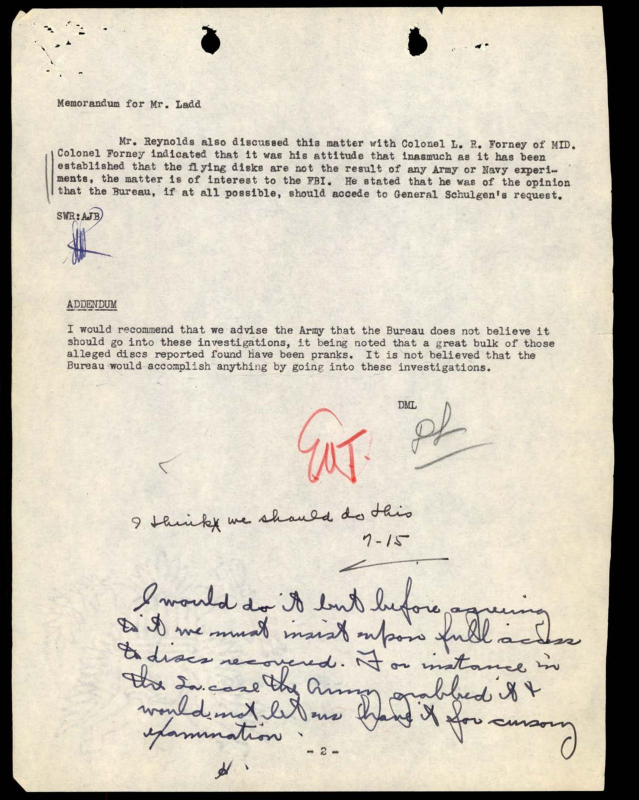
#> input picture docs/media/hoover-note.jpg, 1278 x 1600 px (shown at 1/2 size)
$ python build_og_card.py
#> lines starting #> are read from the running program, lines starting #| are printed output that depends on the picture
"""Build the social-preview card (og:image): docs/media/og-card.jpg, 1200x630.

Composition: J. Edgar Hoover's July 1947 handwritten note (from the already-
rendered hoover-note.jpg tour asset) with the site's amber highlight treatment,
under a title band. This is a designed card, not a record render - the site
branding on it makes that unmistakable; the unmarked render stays in docs/media.

Usage: python -u tools/build_og_card.py
"""
import sys
from pathlib import Path

from PIL import Image, ImageDraw, ImageFont

sys.stdout.reconfigure(encoding="utf-8", errors="replace")

ROOT = Path(__file__).resolve().parents[1]
SRC = ROOT / "docs" / "media" / "hoover-note.jpg"
OUT = ROOT / "docs" / "media" / "og-card.jpg"

W, H = 1200, 630
BG = (6, 8, 13)         # --bg
PAPER = (236, 229, 211)  # --paper
AMBER = (232, 163, 61)   # --amber
DIM = (139, 147, 165)    # --dim

# crop of the note region on the page render (normalized, a touch of context)
CROP = (0.15, 0.72, 0.96, 0.968)


def font(name, size):
    for cand in (name, "C:/Windows/Fonts/" + name):
        try:
            return ImageFont.truetype(cand, size)
        except OSError:
            continue
    return ImageFont.load_default()


def main():
    page = Image.open(SRC).convert("RGB")
#> page is the input picture: PIL image 1278x1600 RGB; mean R, G, B 208.1, 201.2, 187
    pw, ph = page.size
#> pw = 1278; ph = 1600
    note = page.crop((int(CROP[0] * pw), int(CROP[1] * ph),
                      int(CROP[2] * pw), int(CROP[3] * ph)))
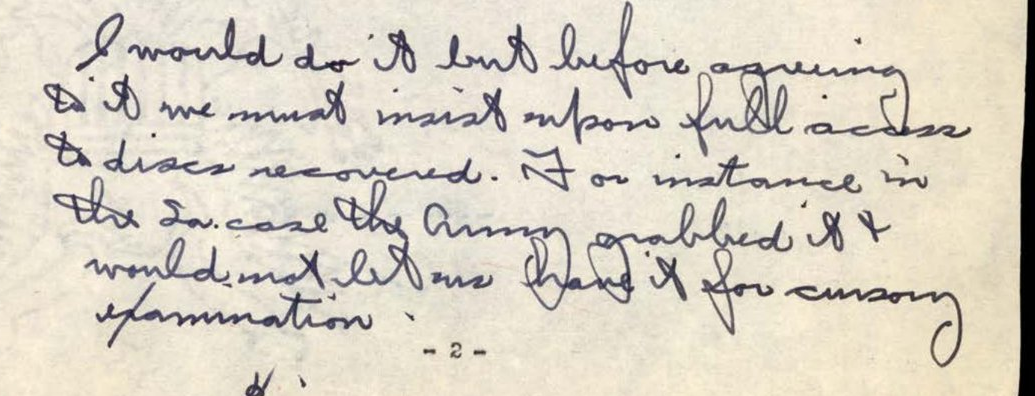
#> note: PIL image 1035x396 RGB; mean R, G, B 217.6, 210.4, 196.5

    card = Image.new("RGB", (W, H), BG)
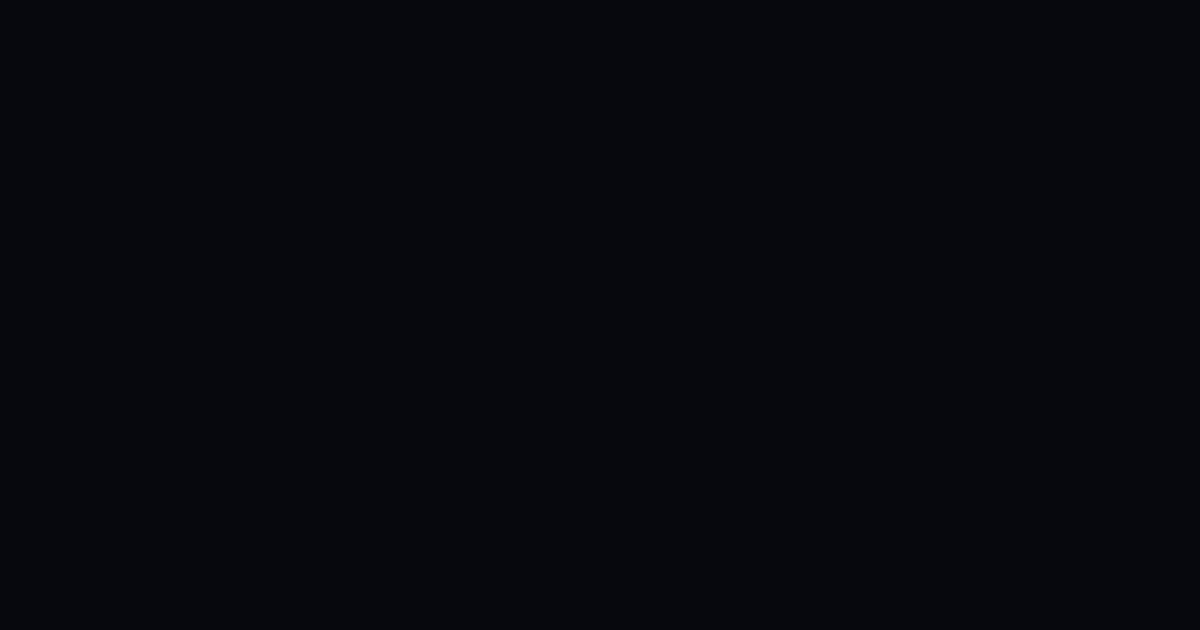
#> card: PIL image 1200x630 RGB; mean R, G, B 6, 8, 13
    draw = ImageDraw.Draw(card)

    # --- document band: fit between title block and caption line ---
    band_top = 196
    cap_h = 44
    avail_w, avail_h = W - 120, H - band_top - cap_h - 10
    scale = min(avail_w / note.width, avail_h / note.height)
#> scale = 0.96
    note = note.resize((int(note.width * scale), int(note.height * scale)), Image.LANCZOS)
#> note: PIL image 993x380 RGB
    nx, ny = (W - note.width) // 2, band_top
#> nx = 103; ny = 196
    card.paste(note, (nx, ny))
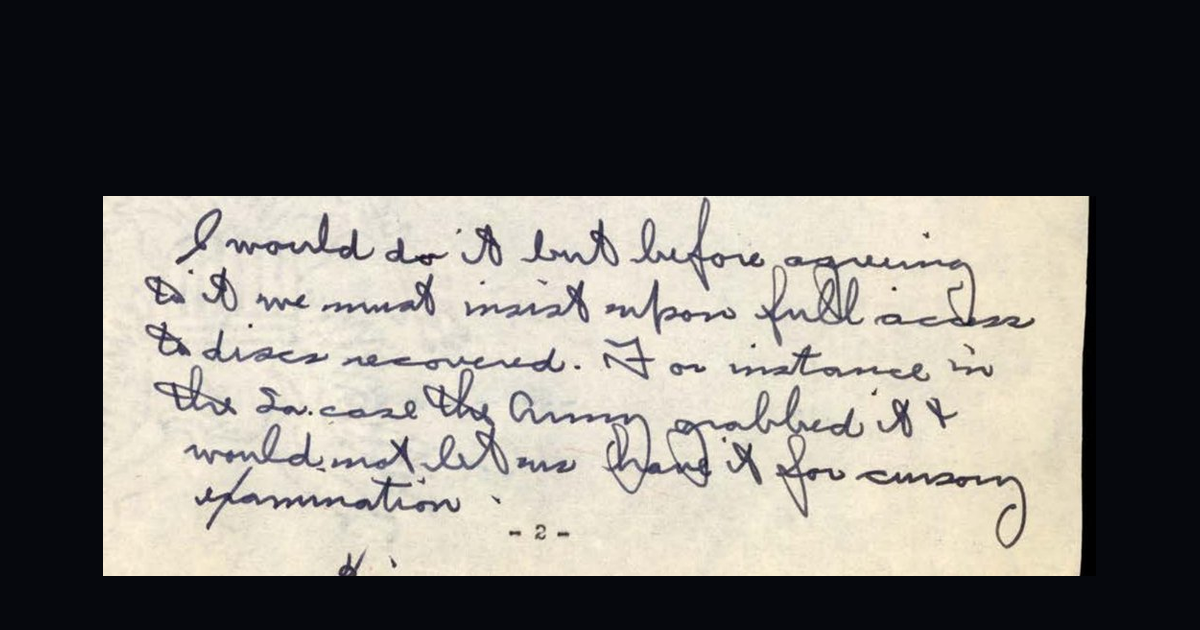
#> card: PIL image 1200x630 RGB; mean R, G, B 111.6, 109, 104.6
    # amber wash + border over the note (the site's highlight look)
    overlay = Image.new("RGBA", card.size, (0, 0, 0, 0))
#> overlay: PIL image 1200x630 RGBA; every value is 0
    od = ImageDraw.Draw(overlay)
    od.rectangle([nx, ny, nx + note.width, ny + note.height],
                 fill=AMBER + (26,), outline=AMBER + (230,), width=3)
    card = Image.alpha_composite(card.convert("RGBA"), overlay).convert("RGB")
    draw = ImageDraw.Draw(card)

    # --- title band ---
    f_title = font("georgiab.ttf", 64)
    f_thin = font("consola.ttf", 21)
    f_small = font("consola.ttf", 17)
    draw.text((60, 44), "DISCLOSURE", font=f_title, fill=PAPER)
    tw = draw.textlength("DISCLOSURE", font=f_title)
#> tw = 409.6
    draw.text((60 + tw + 24, 76), "— THE PAPER TRAIL", font=f_thin, fill=DIM)
    draw.text((60, 130),
              "THE GOVERNMENT'S OWN UAP FILES, AS A CITED ARCHIVE",
              font=f_thin, fill=AMBER)
    # stamp, top right
    f_stamp = font("consola.ttf", 15)
    stamp = "DECLASSIFIED · PUBLIC RECORD"
    sw = draw.textlength(stamp, font=f_stamp)
#> sw = 244.8
    draw.rectangle([W - 60 - sw - 24, 48, W - 60, 82], outline=AMBER, width=2)
    draw.text((W - 60 - sw - 12, 56), stamp, font=f_stamp, fill=AMBER)

    # --- caption under the note ---
    cap = ('J. EDGAR HOOVER, JULY 1947 — "WE MUST INSIST UPON FULL ACCESS TO DISCS RECOVERED"'
           "  ·  FBI FILE 62-HQ-83894")
    cw = draw.textlength(cap, font=f_small)
#> cw = 1019
    draw.text(((W - cw) // 2, ny + note.height + 14), cap, font=f_small, fill=DIM)

    card.save(OUT, format="JPEG", quality=90, optimize=True)
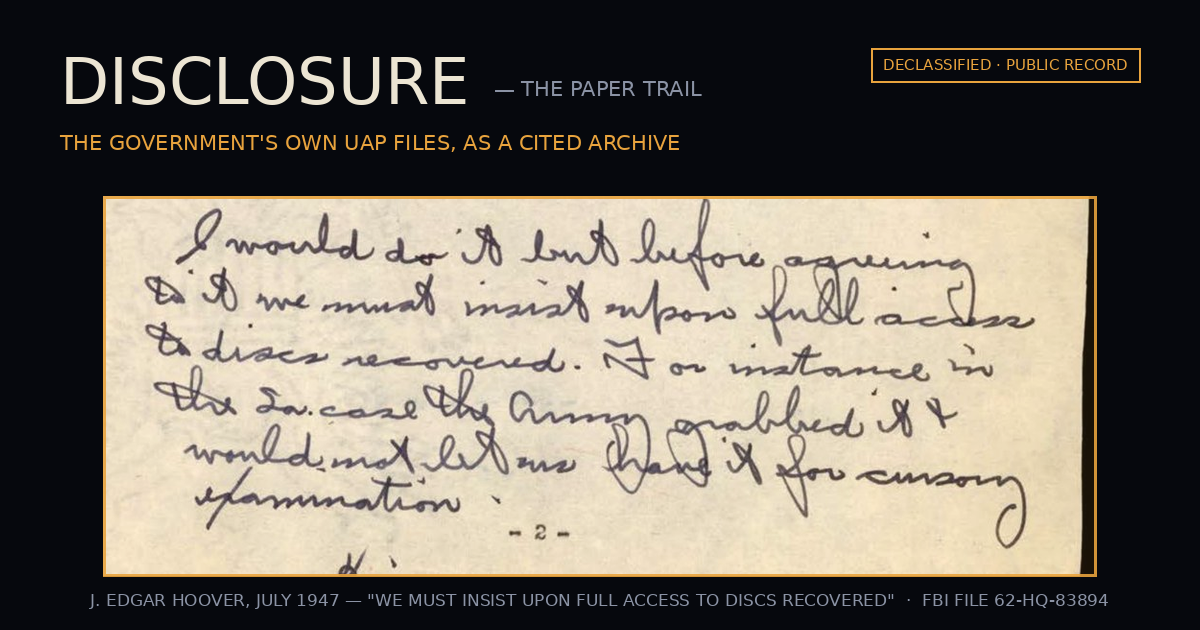
#> saved as og-card.jpg: PIL image 1200x630 RGB; mean R, G, B 116.9, 110.1, 99.6
    print(f"og card written: {OUT} ({OUT.stat().st_size // 1024} KB)")


if __name__ == "__main__":
    main()
